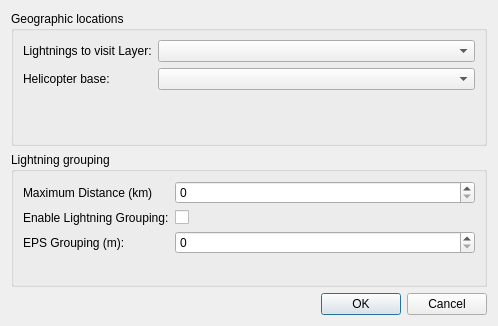
<?xml version="1.0" encoding="UTF-8"?>
<ui version="4.0">
 <class>Dialog</class>
 <widget class="QDialog" name="Dialog">
  <property name="geometry">
   <rect>
    <x>0</x>
    <y>0</y>
    <width>498</width>
    <height>326</height>
   </rect>
  </property>
  <property name="windowTitle">
   <string>Lightnings Routing Parameters</string>
  </property>
  <layout class="QGridLayout" name="gridLayout">
   <item row="1" column="0">
    <widget class="QDialogButtonBox" name="buttonBox">
     <property name="orientation">
      <enum>Qt::Horizontal</enum>
     </property>
     <property name="standardButtons">
      <set>QDialogButtonBox::Cancel|QDialogButtonBox::Ok</set>
     </property>
    </widget>
   </item>
   <item row="0" column="0">
    <layout class="QVBoxLayout" name="verticalLayout">
     <item>
      <widget class="QGroupBox" name="groupBox">
       <property name="title">
        <string>Geographic locations</string>
       </property>
       <layout class="QGridLayout" name="gridLayout_2">
        <item row="0" column="0">
         <layout class="QFormLayout" name="formLayout">
          <item row="0" column="0">
           <widget class="QLabel" name="label">
            <property name="text">
             <string>Lightnings to visit Layer:</string>
            </property>
           </widget>
          </item>
          <item row="1" column="0">
           <widget class="QLabel" name="label_2">
            <property name="text">
             <string>Helicopter base:</string>
            </property>
           </widget>
          </item>
          <item row="0" column="1">
           <widget class="QgsMapLayerComboBox" name="_layer_lightnings"/>
          </item>
          <item row="1" column="1">
           <widget class="QgsMapLayerComboBox" name="_layer_helicopter"/>
          </item>
         </layout>
        </item>
       </layout>
      </widget>
     </item>
     <item>
      <widget class="QGroupBox" name="groupBox_2">
       <property name="title">
        <string>Lightning grouping</string>
       </property>
       <layout class="QGridLayout" name="gridLayout_3">
        <item row="1" column="0">
         <layout class="QFormLayout" name="formLayout_2">
          <item row="1" column="0">
           <widget class="QLabel" name="label_3">
            <property name="text">
             <string>Enable Lightning Grouping:</string>
            </property>
           </widget>
          </item>
          <item row="2" column="0">
           <widget class="QLabel" name="label_4">
            <property name="text">
             <string>EPS Grouping (m):</string>
            </property>
           </widget>
          </item>
          <item row="1" column="1">
           <widget class="QCheckBox" name="_enable_grouping">
            <property name="text">
             <string/>
            </property>
           </widget>
          </item>
          <item row="0" column="0">
           <widget class="QLabel" name="label_5">
            <property name="text">
             <string>Maximum Distance (km)</string>
            </property>
           </widget>
          </item>
          <item row="2" column="1">
           <widget class="QSpinBox" name="_eps">
            <property name="enabled">
             <bool>true</bool>
            </property>
           </widget>
          </item>
          <item row="0" column="1">
           <widget class="QSpinBox" name="_max_distance"/>
          </item>
         </layout>
        </item>
       </layout>
      </widget>
     </item>
    </layout>
   </item>
  </layout>
 </widget>
 <customwidgets>
  <customwidget>
   <class>QgsMapLayerComboBox</class>
   <extends>QComboBox</extends>
   <header>qgsmaplayercombobox.h</header>
  </customwidget>
 </customwidgets>
 <resources/>
 <connections>
  <connection>
   <sender>buttonBox</sender>
   <signal>accepted()</signal>
   <receiver>Dialog</receiver>
   <slot>accept()</slot>
   <hints>
    <hint type="sourcelabel">
     <x>248</x>
     <y>254</y>
    </hint>
    <hint type="destinationlabel">
     <x>157</x>
     <y>274</y>
    </hint>
   </hints>
  </connection>
  <connection>
   <sender>buttonBox</sender>
   <signal>rejected()</signal>
   <receiver>Dialog</receiver>
   <slot>reject()</slot>
   <hints>
    <hint type="sourcelabel">
     <x>316</x>
     <y>260</y>
    </hint>
    <hint type="destinationlabel">
     <x>286</x>
     <y>274</y>
    </hint>
   </hints>
  </connection>
 </connections>
</ui>
